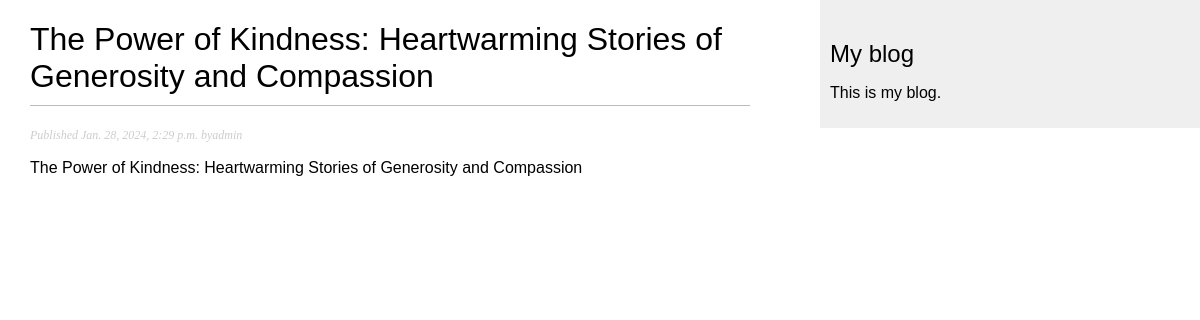
Page /blog/3 on the committed database.
### blog/models.py (models this page shows, shortened)
class Post(models.Model):
    class Status(models.TextChoices):
        DRAFT = "DF", "Draft"
        PUBLISHED = "PB", "Published"
    title = models.CharField(max_length=250)
    slug = models.SlugField(max_length=250)
    author = models.ForeignKey(
        User, on_delete=models.CASCADE, related_name="blog_posts"
    )
    body = models.TextField()
    publish = models.DateTimeField(default=timezone.now)
    created = models.DateTimeField(auto_now_add=True)
    updated = models.DateTimeField(auto_now=True)
    status = models.CharField(
        max_length=2, choices=Status.choices, default=Status.DRAFT
    )
    objects = models.Manager()
    published = PublishedManager()
    class Meta:
        ordering = ["-publish"]
        indexes = [models.Index(fields=["-publish"])]

### blog/views.py (the view)
# urls.py: path('<int:id>', views.post_detail, name='post_detail')
def post_detail(request, id):
    post = get_object_or_404(Post, id=id, status=Post.Status.PUBLISHED)
    return render(request, "blog/post/detail.html", {"post": post})

### blog/templates/blog/post/detail.html (shortened to what this page needs)
{% extends "blog/base.html" %}
{% block content %}
    <h1>{{post.title}}</h1>
    <p class='date'>
        Published {{post.publish}} by{{post.author}}
    </p>
    {{post.body|linebreaks}}
{% endblock content %}

### blog/static/css/blog.css (style rules this page uses)
body { margin:0; padding:0; font-family:helvetica, sans-serif; }
h1 { font-weight:normal; border-bottom:1px solid #bbb; padding:0 0 10px 0; }
p.date { color:#ccc; font-family: georgia, serif; font-size: 12px; font-style: italic; }

### rows in the picture
Post: title "The Power of Kindness: Heartwarming Stories of Generosity and Compassion", publish "Jan. 28, 2024, 2:29 p.m.", author "admin", body "The Power of Kindness: Heartwarming Stories of Generosity and Compassion"
